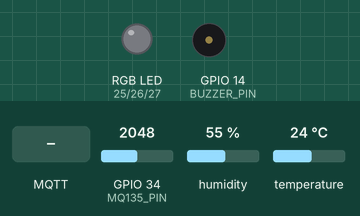
A sketch run on a simulated ESP32. On the bench: an RGB LED mixed from three pins (HIGH = lit), buzzer (waves = sounding, pin HIGH). The test bench sets the inputs (shaded band); at power-on: GPIO 34 (MQ135_PIN) = 2048, humidity 55 %, temperature 24 °C. WiFi joins after 1.5 s; servers stay silent unless stated; random numbers use the default seed unless the sketch sets one; no MQTT or app messages arrive unless stated; what the sketch prints to the serial monitor is not drawn.

Above: at 2.7 s.
2.8 s: MQTT message "CRITICO" arrives on the first subscribed topic
At 4.0 s:
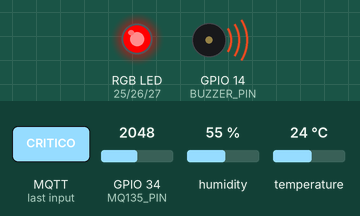
4.3 s: MQTT message "ATENCAO" arrives on the first subscribed topic
At 5.4 s:
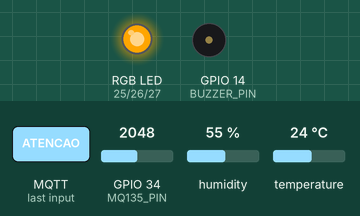
5.8 s: MQTT message "1" arrives on the first subscribed topic
At 6.5 s:
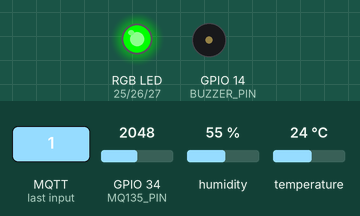
Timing chart, 0 to 8.8 s (numbered marks = the images above; inputs shaded):
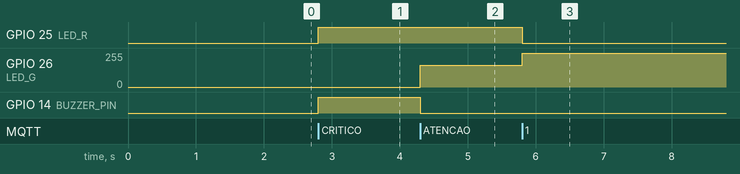

The sketch:

sketch.ino
```cpp
#include <WiFi.h>
#include <WiFiClient.h>
#include <PubSubClient.h>
#include <DHTesp.h>
#include <ArduinoJson.h>

// WiFi — Wokwi
const char* ssid = "Wokwi-GUEST";
const char* password = "";

// Broker Público (Sem SSL/TLS - Ideal para Wokwi)
const char* mqtt_server = "broker.hivemq.com";
const int   mqtt_port   = 1883;

// Tópicos para a Sala 202
const char* topic_pub = "escola/sala101/dados";
const char* topic_sub = "escola/sala101/atuador";

// Pinos
#define DHT_PIN     15
#define LED_R       25
#define LED_G       26
#define LED_B       27
#define BUZZER_PIN  14
#define MQ135_PIN   34

DHTesp dht;
WiFiClient espClient;
PubSubClient client(espClient);

unsigned long lastMsg = 0;

void callback(char* topic, byte* payload, unsigned int length) {
  String msg = "";
  for (int i = 0; i < length; i++) msg += (char)payload[i];

  if (msg == "CRITICO") {
    digitalWrite(BUZZER_PIN, HIGH);
    analogWrite(LED_R, 255); analogWrite(LED_G, 0); analogWrite(LED_B, 0);
  } else if (msg == "ATENCAO") {
    digitalWrite(BUZZER_PIN, LOW);
    analogWrite(LED_R, 255); analogWrite(LED_G, 165); analogWrite(LED_B, 0);
  } else {
    digitalWrite(BUZZER_PIN, LOW);
    analogWrite(LED_R, 0); analogWrite(LED_G, 255); analogWrite(LED_B, 0);
  }
}

void reconnect() {
  while (!client.connected()) {
    Serial.print("Conectando ao Broker (Sala 101)... ");
    String clientId = "ESP32_Wokwi_101-";
    clientId += String(random(0xffff), HEX);

    if (client.connect(clientId.c_str())) {
      Serial.println("Conectado!");
      client.subscribe(topic_sub);
    } else {
      Serial.print("Falha, rc=");
      Serial.print(client.state());
      Serial.println(" tentando em 2s...");
      delay(2000);
    }
  }
}

void setup() {
  Serial.begin(115200);
  dht.setup(DHT_PIN, DHTesp::DHT22);

  pinMode(LED_R, OUTPUT);
  pinMode(LED_G, OUTPUT);
  pinMode(LED_B, OUTPUT);
  pinMode(BUZZER_PIN, OUTPUT);

  WiFi.begin(ssid, password);
  while (WiFi.status() != WL_CONNECTED) {
    delay(500);
    Serial.print(".");
  }
  Serial.println("\nWiFi conectado!");

  client.setServer(mqtt_server, mqtt_port);
  client.setCallback(callback);
}

void loop() {
  if (!client.connected()) reconnect();
  client.loop();

  unsigned long now = millis();
  if (now - lastMsg > 3000) {
    lastMsg = now;

    TempAndHumidity data = dht.getTempAndHumidity();
    int mq135Raw = analogRead(MQ135_PIN);
    int co2ppm = map(mq135Raw, 0, 4095, 400, 3000);

    StaticJsonDocument<200> doc;
    doc["sala"]        = "Sala_101";
    doc["temperatura"] = isnan(data.temperature) ? 0 : data.temperature;
    doc["umidade"]     = isnan(data.humidity) ? 0 : data.humidity;
    doc["co2"]         = co2ppm;

    char buffer[256];
    serializeJson(doc, buffer);
    client.publish(topic_pub, buffer);
    Serial.println("Dados Sala 101 publicados!");
  }
}
```

Measured:
- after the input at 2.8 s, GPIO 25 (LED_R), GPIO 14 (BUZZER_PIN): LOW → HIGH at once
- after the input at 4.3 s, GPIO 26 (LED_G): 0/255 → 165/255 at once; GPIO 14 (BUZZER_PIN): HIGH → LOW at once
- after the input at 5.8 s, GPIO 25 (LED_R): HIGH → LOW at once; GPIO 26 (LED_G): 165/255 → 255/255 at once
